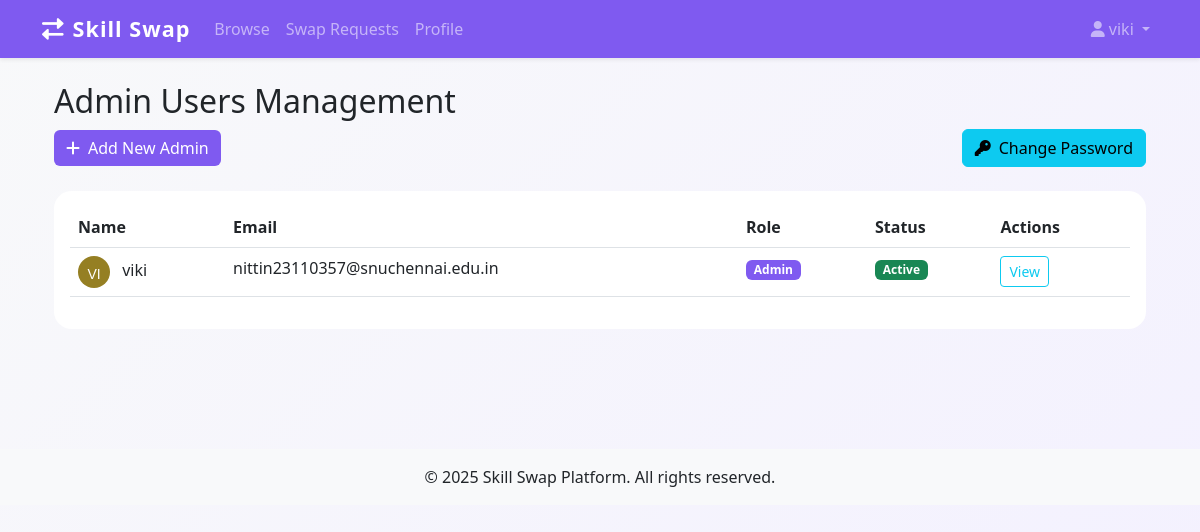
The app's page /admin/users (signed in) with its own data.
### models.py (models this page shows, shortened)
class User(UserMixin, db.Model):
    id = db.Column(db.Integer, primary_key=True)
    name = db.Column(db.String(150), nullable=False)
    email = db.Column(db.String(150), unique=True, nullable=False)
    location = db.Column(db.String(150))
    photo = db.Column(db.String(300))
    skills_offered = db.Column(db.String(300))
    skills_wanted = db.Column(db.String(300))
    availability = db.Column(db.String(100))
    is_public = db.Column(db.Boolean, default=True)
    is_admin = db.Column(db.Boolean, default=False)
    banned = db.Column(db.Boolean, default=False)
    password_hash = db.Column(db.String(150), nullable=False)
    @property
    def avatar_color(self):
        return f'{abs(hash(self.name)) % 0xFFFFFF:06x}'

### app.py (the view)
@app.route('/admin/users')
@login_required
def admin_users():
    if not current_user.is_admin:
        flash('Access denied. Admin privileges required.')
        return redirect(url_for('home'))
    users = User.query.all()
    return render_template('admin/users.html', users=users)

### app.py (called while the page is built)
@login_manager.user_loader
def load_user(user_id):
    return User.query.get(int(user_id))

### templates/admin/users.html (shortened to what this page needs)
{% extends 'base.html' %}
{% block content %}
<div class="container">
    <div class="row mb-4">
        <div class="col-12">
            <h2>Admin Users Management</h2>
            <div class="d-flex justify-content-between align-items-center mb-4">
                <a href="{{ url_for('add_admin') }}" class="btn btn-primary">
                    <i class="fas fa-plus me-2"></i>Add New Admin
                </a>
                <a href="{{ url_for('change_admin_password') }}" class="btn btn-info">
                    <i class="fas fa-key me-2"></i>Change Password
                </a>
            </div>
            <div class="card">
                <div class="card-body">
                    <div class="table-responsive">
                        <table class="table">
                            <thead>
                                <tr>
                                    <th>Name</th>
                                    <th>Email</th>
                                    <th>Role</th>
                                    <th>Status</th>
                                    <th>Actions</th>
                                </tr>
                            </thead>
                            <tbody>
                                {% for user in users %}
                                {% if user.is_admin %}
                                <tr>
                                    <td>
                                        {% if user.photo %}
                                            <img src="{{ user.photo }}" class="rounded-circle me-2" style="width:32px;height:32px;object-fit:cover;" alt="Profile Photo">
                                        {% else %}
                                            <span class="me-2">
                                                <svg width="32" height="32" viewBox="0 0 32 32" xmlns="http://www.w3.org/2000/svg">
                                                    <circle cx="16" cy="16" r="16" fill="#{{ user.avatar_color }}"/>
                                                    <text x="50%" y="60%" text-anchor="middle" fill="#fff" font-size="14" font-family="Arial, sans-serif" dy=".3em">{{ user.name[0:2]|upper }}</text>
                                                </svg>
                                            </span>
                                        {% endif %}
                                        {{ user.name }}
                                    </td>
                                    <td>{{ user.email }}</td>
                                    <td>
                                        <span class="badge bg-primary">Admin</span>
                                    </td>
                                    <td>
                                        {% if user.banned %}
                                            <span class="badge bg-danger">Banned</span>
                                        {% else %}
                                            <span class="badge bg-success">Active</span>
                                        {% endif %}
                                    </td>
                                    <td>
                                        <div class="btn-group">
                                            <button type="button" class="btn btn-outline-info btn-sm" data-bs-toggle="modal" data-bs-target="#viewModal{{ user.id }}">
                                                View
                                            </button>
                                        </div>
                                    </td>
                                </tr>
                                {% endif %}
                                {% endfor %}
                            </tbody>
                        </table>
                    </div>
                </div>
            </div>
        </div>
    </div>
</div>
{% endblock %}

### templates/base.html (shortened to what this page needs)
<!DOCTYPE html>
<html lang="en">
<head>
    <link href="https://cdn.jsdelivr.net/npm/bootstrap@5.3.0/dist/css/bootstrap.min.css" rel="stylesheet">
    <link href="https://cdnjs.cloudflare.com/ajax/libs/font-awesome/6.0.0/css/all.min.css" rel="stylesheet">
    <link rel="stylesheet" href="{{ url_for('static', filename='custom.css') }}">
</head>
<body>
    <nav class="navbar navbar-expand-lg navbar-dark bg-primary shadow-sm">
        <div class="container">
            <a class="navbar-brand" href="{{ url_for('home') }}">
                <i class="fas fa-exchange-alt me-2"></i>Skill Swap
            </a>
            <div class="collapse navbar-collapse" id="navbarNav">
                <ul class="navbar-nav me-auto">
                    <li class="nav-item">
                        <a class="nav-link" href="{{ url_for('browse') }}">Browse</a>
                    </li>
                    <li class="nav-item">
                        <a class="nav-link" href="{{ url_for('swap_requests') }}">Swap Requests</a>
                    </li>
                    {% if current_user.is_authenticated %}
                    <li class="nav-item">
                        <a class="nav-link" href="{{ url_for('profile') }}">Profile</a>
                    </li>
                    {% endif %}
                </ul>
                <ul class="navbar-nav">
                    {% if current_user.is_authenticated %}
                    <li class="nav-item dropdown">
                        <a class="nav-link dropdown-toggle" href="#" id="navbarDropdown" role="button" data-bs-toggle="dropdown">
                            <i class="fas fa-user me-1"></i>{{ current_user.name }}
                        </a>
                    </li>
                    {% endif %}
                </ul>
            </div>
        </div>
    </nav>
    <main class="container py-4">
        {% block content %}{% endblock %}
    </main>
    <footer class="bg-light py-3 mt-5">
        <div class="container text-center">
            <p class="mb-0">&copy; 2025 Skill Swap Platform. All rights reserved.</p>
        </div>
    </footer>
</body>
</html>

### static/custom.css (style rules this page uses)
body { background: linear-gradient(135deg, #f8f9fa 0%, #f3f0ff 100%); min-height: 100vh; }
.navbar-brand { font-weight: bold; letter-spacing: 1px; font-size: 1.35rem; }
.card { margin-bottom: 1.5rem; border-radius: 1.1rem; border: none; }
.btn-primary, .navbar, .bg-primary { background-color: #7f5af0 !important; border: none; }

### records on screen
User: name "viki", name "VI", email "nittin23110357@snuchennai.edu.in", banned "Active"
